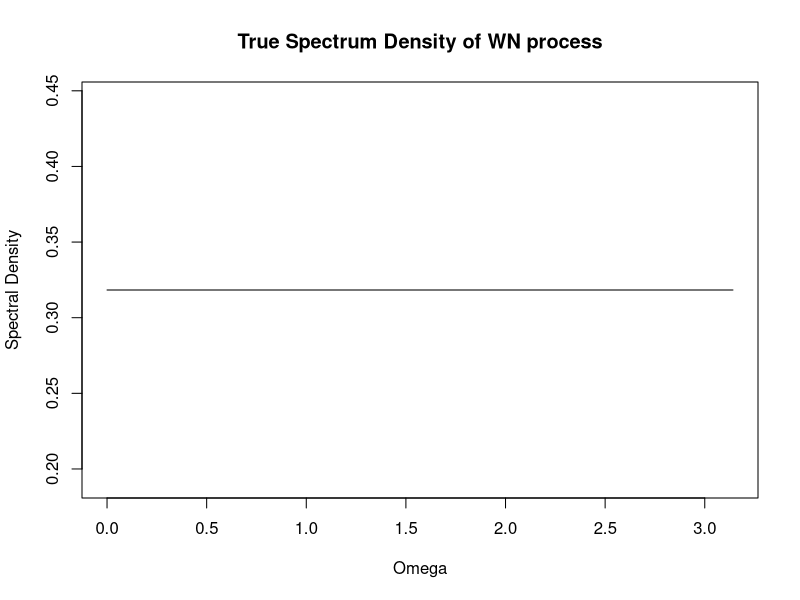
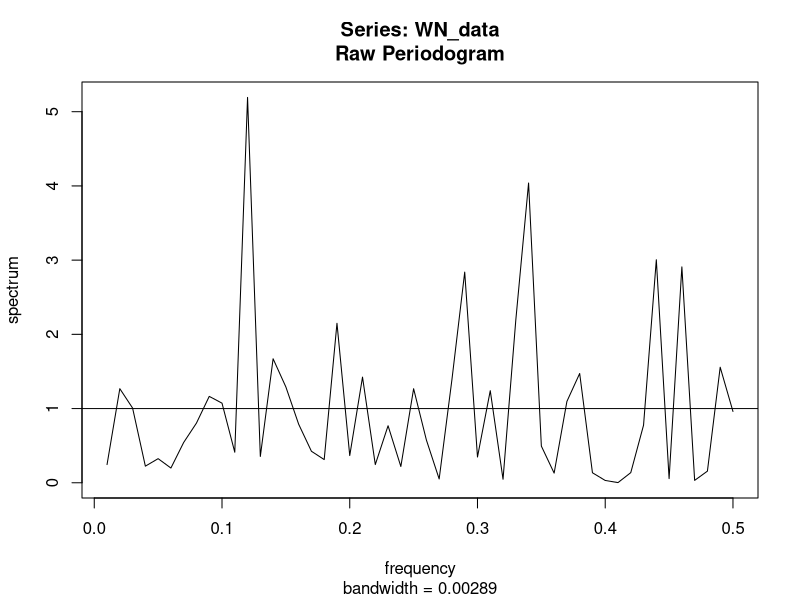
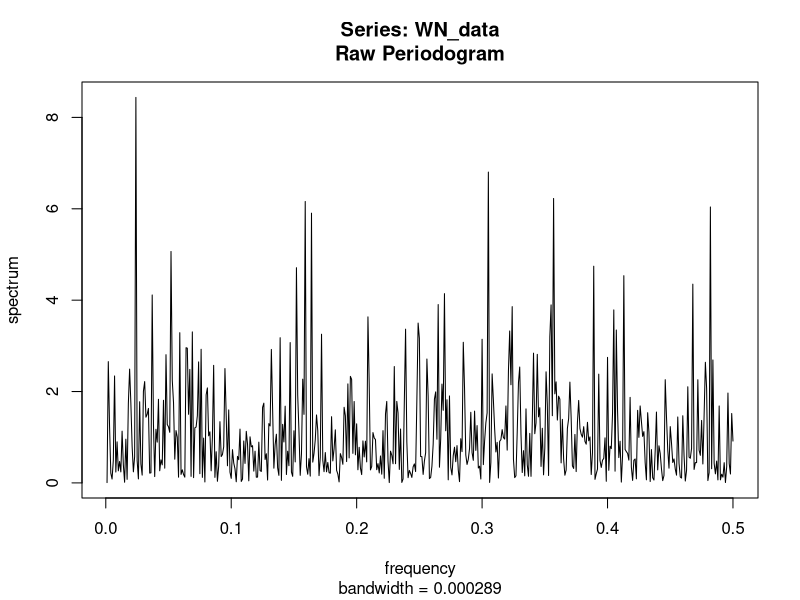
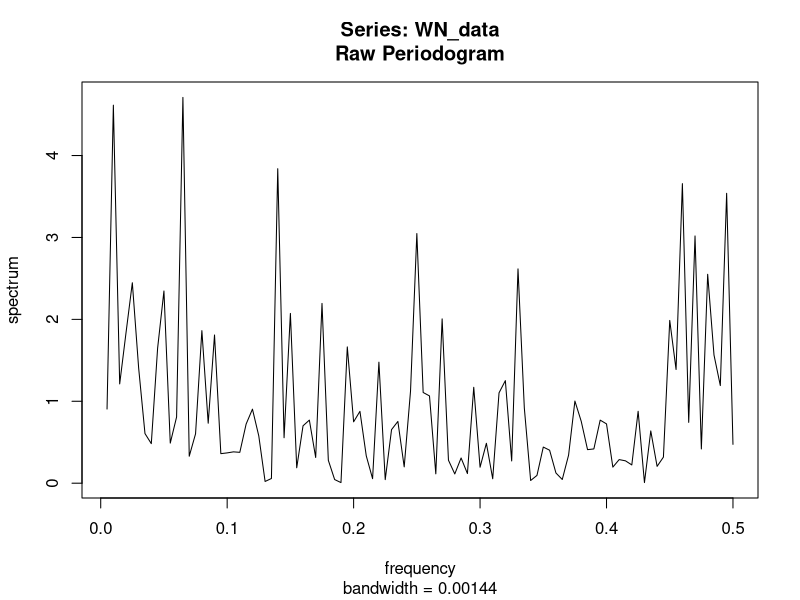
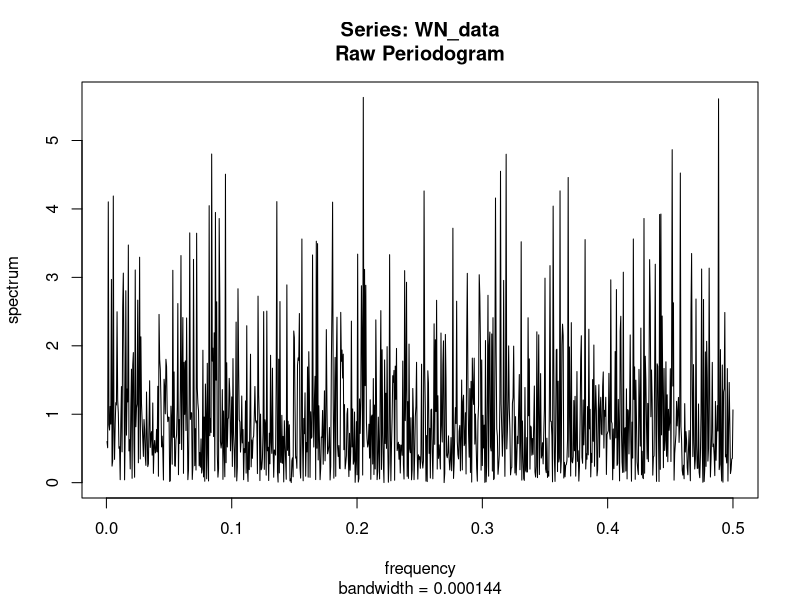
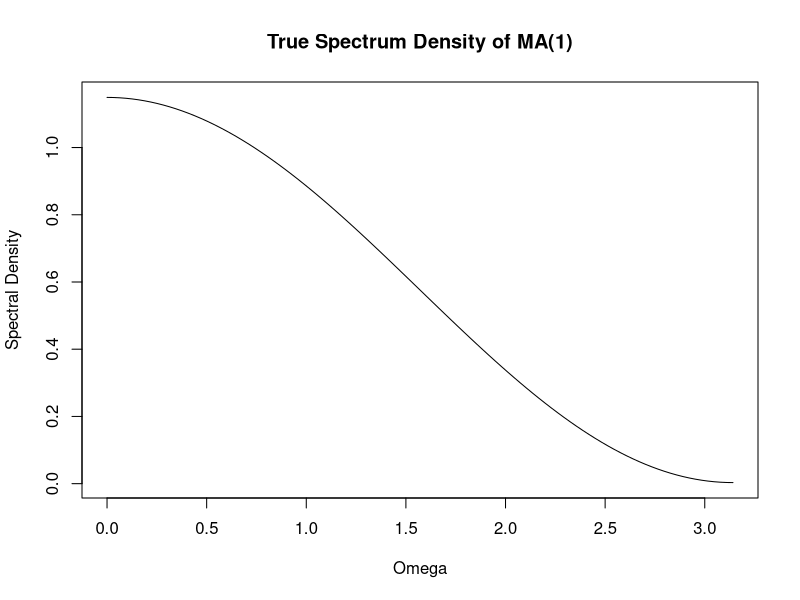
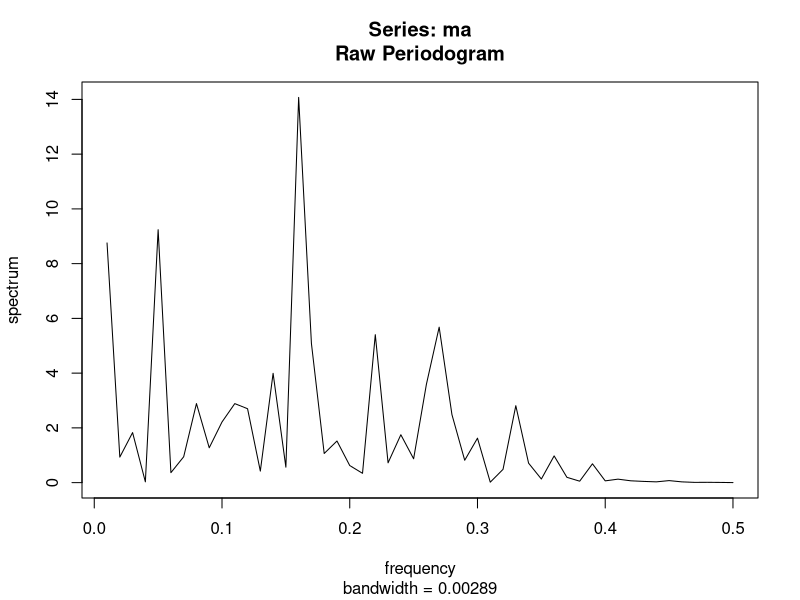
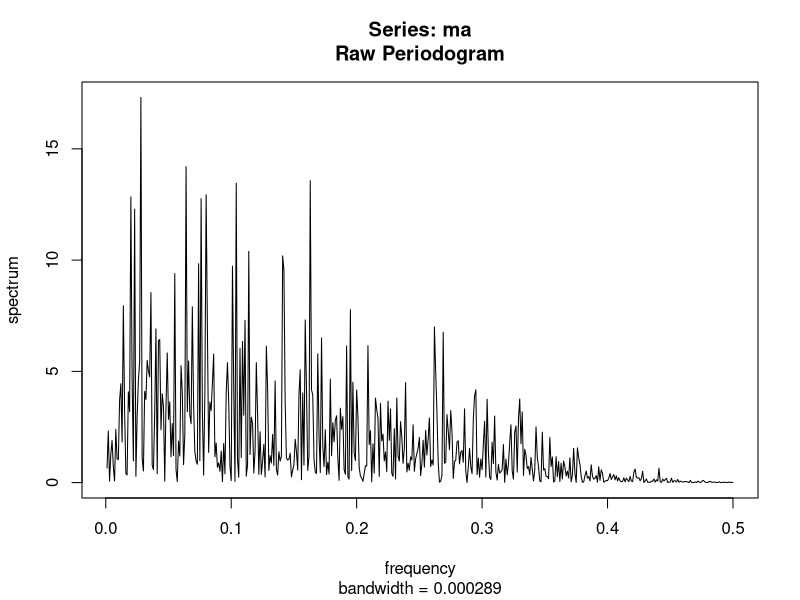

Recreate these plots in R, in order.
## ---- chunk 1
knitr::opts_chunk$set(echo = TRUE)
library(tidyverse)
library(knitr)
library(tseries)
library(zoo)
## ---- chunk 2
omega <- seq(0, pi, length=100)
y <- dunif(omega, min = 0, max = pi)
plot(omega, y, 
     type = 'l',
     main = "True Spectrum Density of WN process",
     ylab = "Spectral Density",
     xlab = "Omega")
## ---- chunk 3
n = 100
WN_data <- ts(rnorm(n,0,1))
spec.pgram(WN_data, log = "no")
abline(a = 1, b =0)
## ---- chunk 4
n = 1000
WN_data <- ts(rnorm(n,0,1))
spec.pgram(WN_data, log = "no")
## ---- chunk 5
n = 200
WN_data <- ts(rnorm(n,0,1))
spec.pgram(WN_data, log = "no")
n = 2000
WN_data <- ts(rnorm(n,0,1))
spec.pgram(WN_data, log = "no")
## ---- chunk 6
f_omega <- function(omega,beta = 0.9,simga = 1) {
  f_star = (1/pi)*(1 + (2*beta*cos(omega))/(1+beta^2))
  f = (1+beta^2)*simga^2*f_star
  return(f)
}
curve(f_omega,
      from = 0,
      to = pi,
      main = "True Spectrum Density of MA(1)",
      ylab = "Spectral Density",
      xlab = "Omega")
## ---- chunk 7
ma <- arima.sim(n = 100, model = list(ma = c(0.9)), sd = sqrt(1))
spec.pgram(ma, log = "no")
## ---- chunk 8
ma <- arima.sim(n = 1000, model = list(ma = c(0.9)), sd = sqrt(1))
spec.pgram(ma, log = "no")
## ---- chunk 9
ma <- arima.sim(n = 200, model = list(ma = c(0.9)), sd = sqrt(1))
spec.pgram(ma, log = "no")
ma <- arima.sim(n = 2000, model = list(ma = c(0.9)), sd = sqrt(1))
spec.pgram(ma, log = "no")
## ---- chunk 10
f_omega <- function(omega) {
  f = 1/(pi*(1 + 1.6*cos(omega) + 0.8^2))
  return(f)
}
curve(f_omega,
      from = 0,
      to = pi,
      main = "True Spectrum Density of AR(1)",
      ylab = "Spectral Density",
      xlab = "Omega")
## ---- chunk 11
ar <- arima.sim(n = 100, model = list(ar = c(-0.8)), sd = sqrt(1))
spec.pgram(ar, log = "no")
## ---- chunk 12
ar <- arima.sim(n = 1000, model = list(ar = c(-0.8)), sd = sqrt(1))
spec.pgram(ar, log = "no")
## ---- chunk 13
ar <- arima.sim(n = 2000, model = list(ar = c(-0.8)), sd = sqrt(1))
spec.pgram(ar, log = "no")
ar <- arima.sim(n = 5000, model = list(ar = c(-0.8)), sd = sqrt(1))
spec.pgram(ar, log = "no")
